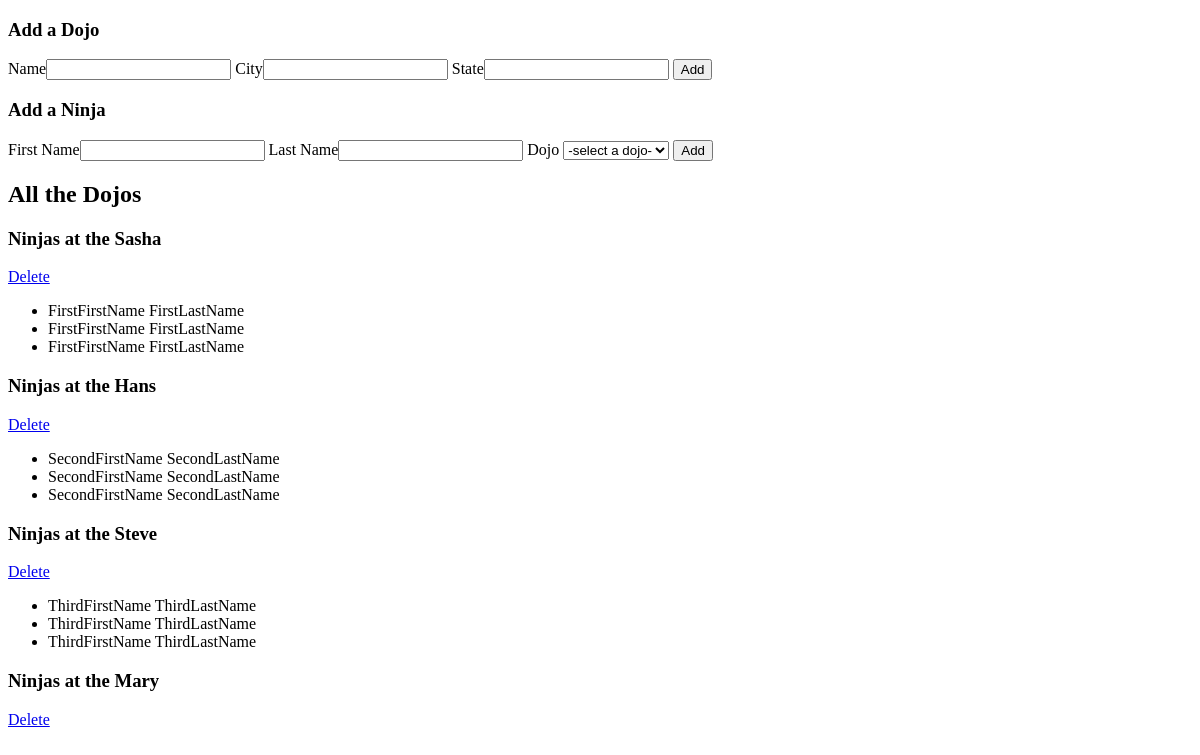
/, run on an earlier commit of the app's database.
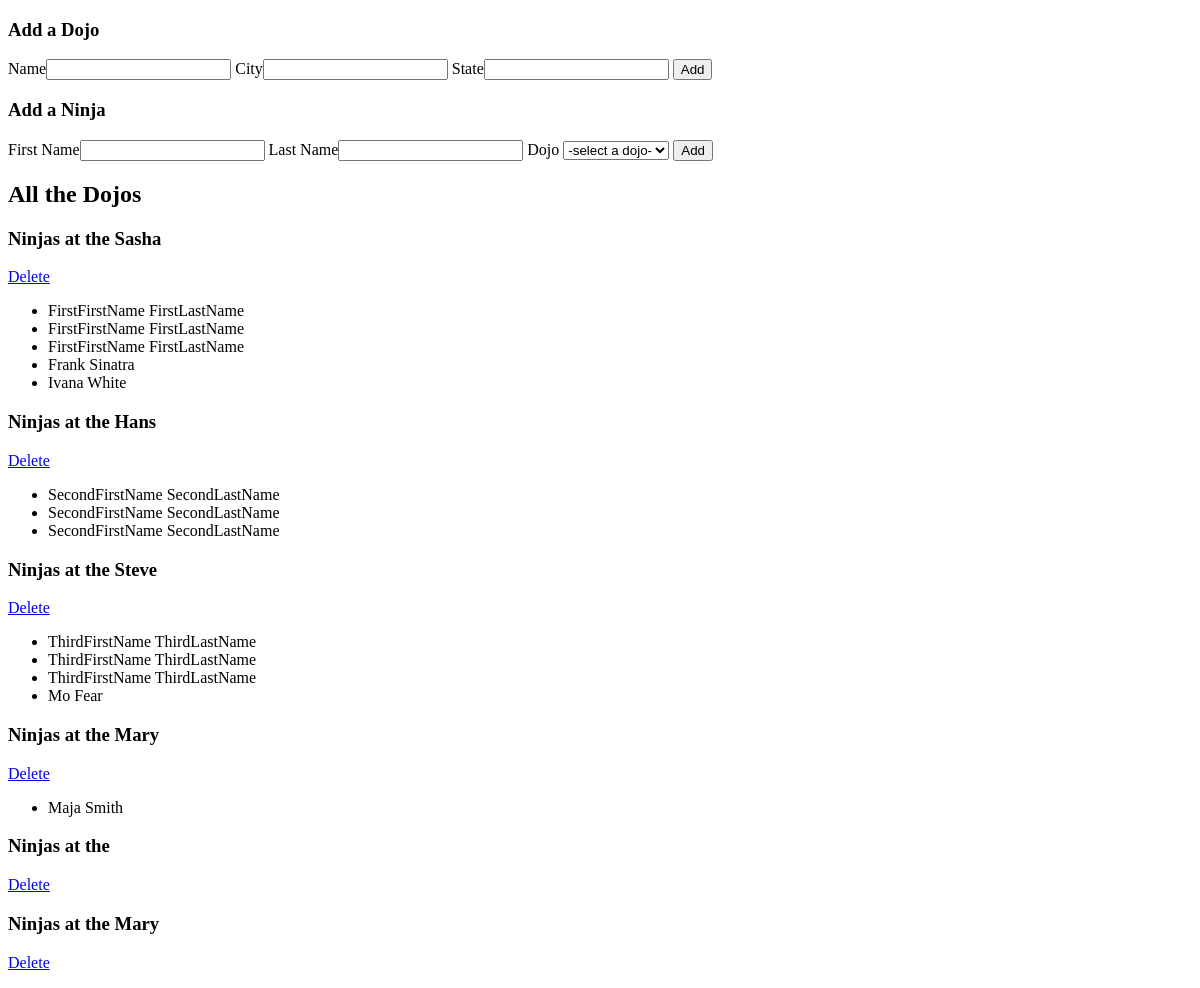
And on a later commit of the database.
### dojo_ninjas_app/models.py (models this page shows)
class Dojo(models.Model):
    name = models.CharField(max_length = 255)
    city = models.CharField(max_length = 255)
    state = models.CharField(max_length = 2)
    created_at = models.DateTimeField(auto_now_add = True)
    updated_at = models.DateTimeField(auto_now = True)

class Ninja(models.Model):
    dojo = models.ForeignKey(Dojo, related_name = 'ninjas', on_delete = models.CASCADE)
    first_name = models.CharField(max_length = 255)
    last_name = models.CharField(max_length = 255)

### dojo_ninjas_app/views.py (the view)
# urls.py: path('', views.index),
def index(request):
    context = {
        'dojos' : Dojo.objects.all(),
    }
    return render(request, 'dojo_ninjas.html', context)

### dojo_ninjas_app/templates/dojo_ninjas.html (shortened to what this page needs)
<!DOCTYPE html>
<html lang="en">
<head>
</head>
<body>
    <section>
        <h3>Add a Dojo</h3>
        <form action="/dojos/create" method="POST">
            <label>Name<input type = "text" name = "name"></label>
            <label>City<input type = "text" name = "city"></label>
            <label>State<input type ="text" name = "state"></label>
            <button type="submit" id = "button">Add</button>
        </form>
    </section>
    <section>
        <h3>Add a Ninja</h3>
        <form action="/ninjas/create" method="POST">
            <label>First Name<input type = "text" name = "first_name" id = "first_name"></label>
            <label>Last Name<input type = "text" name = "last_name" id = "last_name"></label>
            <label>Dojo</label>
            <select name = "dojo" id = "dojo" class ="form-control">
                <option value="false">-select a dojo-</option>
            </select>
            <button type="submit" id = "button">Add</button>
        </form>
    </section>
    <div id="list">
        <h2>All the Dojos </h2>
        {% for dojo in dojos %}
            <h3>Ninjas at the {{ dojo.name }} </h3>
            <a class ='text-center text-light btn btn-warning' href='/delete/{{dojo.id}}'>Delete</a>
            <ul>
            {% for ninja in dojo.ninjas.all %}
                <li>{{ ninja.first_name }} {{ ninja.last_name }}</li>
            {% endfor %}
            </ul>
        {% endfor %}
    </div>
</body>
</html>

What changed in the data, as far as the page shows it:
added Ninja: first_name "Frank", last_name "Sinatra", shown under Dojo "Sasha"
added Ninja: first_name "Ivana", last_name "White", shown under Dojo "Sasha"
added Ninja: first_name "Mo", last_name "Fear", shown under Dojo "Steve"
added Ninja: first_name "Maja", last_name "Smith", shown under Dojo (number 4 of 6 on the later page)
added Dojo: name "Mary"
